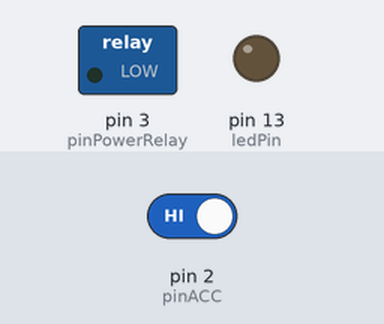
A sketch run on a simulated Arduino Uno, built with avr-gcc and run on an emulated ATmega328P. On the bench: switched loads named in the sketch (green lamp = pin HIGH), output pins drawn as LEDs (lit = HIGH). The test bench sets the inputs (shaded band); at power-on: pin 2 (pinACC) HIGH.

Above: at 1.2 s.
1.3 s: pin 2 (pinACC) driven LOW
At 1.9 s:
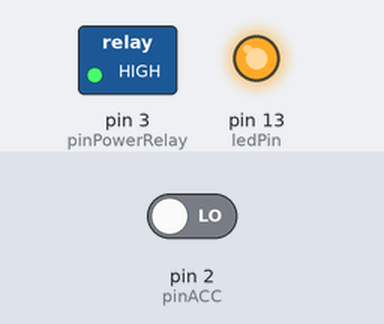
Timing chart, 0 to 4.3 s (numbered marks = the images above; inputs shaded):
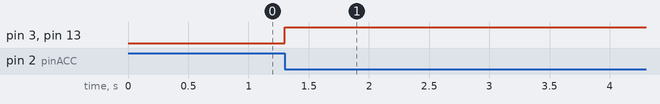

The sketch:

ACC_sense.ino
```cpp
//This program is to emulate pushing power button of CarPC
//and then power it off physicaly after power loss on ACC line

// defines
#define OFF 0
#define ON 1
#define ACC_ON 0
#define ACC_OFF 1
#define YES 1
#define NO 0

// constants (schematic depended)
const int  pinACC = 2;    // VCC sensor (12V)
const int  pinPowerButton = 4;    // this pin controls the relay, connected to power button
const int  pinPowerRelay = 3;   // this pin controls the relay, connected to CarPC power line
const int ledPin = 13;      // the pin that the LED is attached to

// variables:
unsigned long timeLastPowerOn = 864000000; //10 days
unsigned long timePushPowerButtonDelay = 5000; //delay after ACC loss before pushing power button (5 sec by default)
unsigned long timePushPowerButton = 500; //how long button is pushed (0.5 sec by default)
unsigned long timePowerOffDelay = 10000; //delay after ACC loss before totally powering off PC (10 sec by default)
unsigned long CurrentTime = 0;
int pinACCState = OFF;
int flagCanPressButtonAgain = 1;

void setup() {
  // initialize ACC sensing pin as an input:
  pinMode(pinACC, INPUT);
  // initialize PowerButton pin as an output and set it to off state:
  pinMode(pinPowerButton, OUTPUT);
  digitalWrite(pinPowerButton, OFF);
  // initialize PowerRelay pin as an output and set it to off state:
  pinMode(pinPowerRelay, OUTPUT);
  digitalWrite(pinPowerRelay, OFF);
  // initialize the led pin as an output:
  pinMode(ledPin, OUTPUT);
  digitalWrite(ledPin, OFF);
}


void loop() {
	CurrentTime = millis();
	// read the ACC voltage sensor input pin:
	pinACCState = digitalRead(pinACC);
	// check the state of ACC line
	if (pinACCState == ACC_ON) { //if ACC line is turned on
		timeLastPowerOn = CurrentTime; //remember the time when the ACC is high
		digitalWrite(pinPowerRelay, ON); // power up PC power supply
		digitalWrite(ledPin, ON); // turn built-in LED on
	}
	if (CurrentTime > (timeLastPowerOn + timePowerOffDelay)) {
		digitalWrite(pinPowerRelay, OFF); // power down PC power supply off. PC must be shutted down
		digitalWrite(ledPin, OFF); // turn built-in LED off
		flagCanPressButtonAgain = YES;
	}
	if ((CurrentTime > (timeLastPowerOn + timePushPowerButtonDelay)) \
		&& (CurrentTime < (timeLastPowerOn + timePushPowerButtonDelay + timePushPowerButton))\
		&& (flagCanPressButtonAgain == YES)) {
		digitalWrite(pinPowerButton, ON); // emulate PC "power" button to start sutdown process
		flagCanPressButtonAgain = NO; // disable power button until PC shuts down completely
	} else {
		digitalWrite(pinPowerButton, OFF); // end of emulating
	}
}
```

Measured:
- after the input at 1.3 s, pin 3 (pinPowerRelay), pin 13 (ledPin): LOW → HIGH at once
